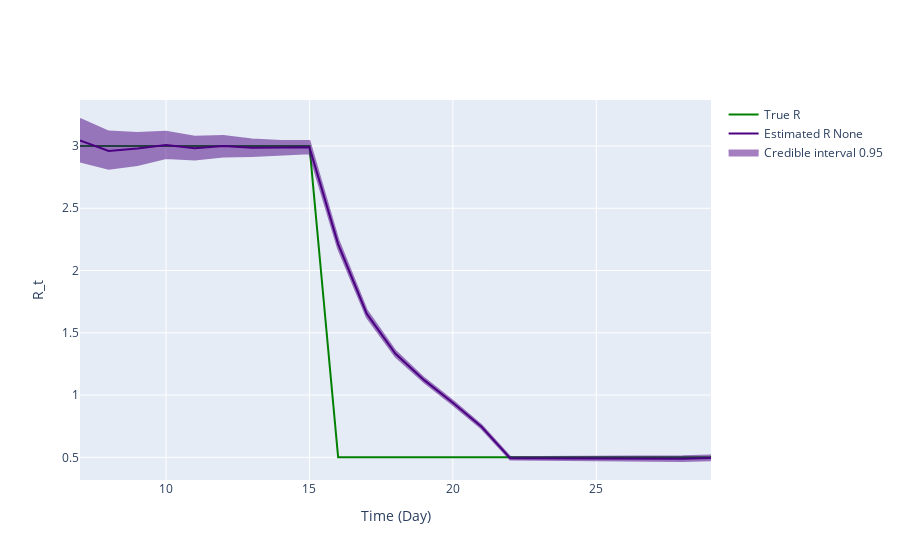

Source (notebook cell):
### Markdown cell above
## Inference plot using class method results

### Code cell
fig = ReproductionNumberPlot()

fig.add_ground_truth_rt(ground_truth)
fig.add_interval_rt(new_intervals)

fig.update_labels(time_label='Time (Day)', r_label='R_t')

fig.show_figure()

### Figure 1 — Plotly figure (JSON) as saved in the notebook; plotly's stock layout.template omitted (floating-point values rounded to 4 significant figures)
{"data": [{"line": {"color": "green"}, "mode": "lines", "name": "True R", "type": "scatter", "x": [7, 8, 9, 10, 11, 12, 13, 14, 15, 16, 17, 18, 19, 20, 21, 22, 23, 24, 25, 26, 27, 28, 29], "y": [3, 3, 3, 3, 3, 3, 3, 3, 3, 0.5, 0.5, 0.5, 0.5, 0.5, 0.5, 0.5, 0.5, 0.5, 0.5, 0.5, 0.5, 0.5, 0.5]}, {"line": {"color": "indigo"}, "mode": "lines", "name": "Estimated R None", "type": "scatter", "x": [7, 8, 9, 10, 11, 12, 13, 14, 15, 16, 17, 18, 19, 20, 21, 22, 23, 24, 25, 26, 27, 28, 29], "y": [3.045, 2.96, 2.98, 3.008, 2.982, 3.0, 2.985, 2.986, 2.99, 2.212, 1.652, 1.332, 1.12, 0.9381, 0.7448, 0.4929, 0.4915, 0.4907, 0.4924, 0.4884, 0.4903, 0.4891, 0.4948]}, {"fill": "toself", "fillcolor": "indigo", "line": {"color": "indigo"}, "mode": "lines", "name": "Credible interval 0.95", "opacity": 0.5, "showlegend": true, "type": "scatter", "x": [7, 8, 9, 10, 11, 12, 13, 14, 15, 16, 17, 18, 19, 20, 21, 22, 23, 24, 25, 26, 27, 28, 29, 29, 28, 27, 26, 25, 24, 23, 22, 21, 20, 19, 18, 17, 16, 15, 14, 13, 12, 11, 10, 9, 8, 7], "y": [3.217, 3.116, 3.104, 3.113, 3.074, 3.081, 3.052, 3.04, 3.041, 2.25, 1.679, 1.354, 1.136, 0.9536, 0.758, 0.5042, 0.5029, 0.5036, 0.5062, 0.5032, 0.5069, 0.5079, 0.5148, 0.4757, 0.4704, 0.4738, 0.4733, 0.4786, 0.4785, 0.4804, 0.4822, 0.7313, 0.9225, 1.103, 1.309, 1.624, 2.176, 2.941, 2.93, 2.919, 2.916, 2.892, 2.904, 2.848, 2.817, 2.876]}], "layout": {"hovermode": "x unified", "xaxis": {"title": {"text": "Time (Day)"}}, "yaxis": {"title": {"text": "R_t"}}}}
